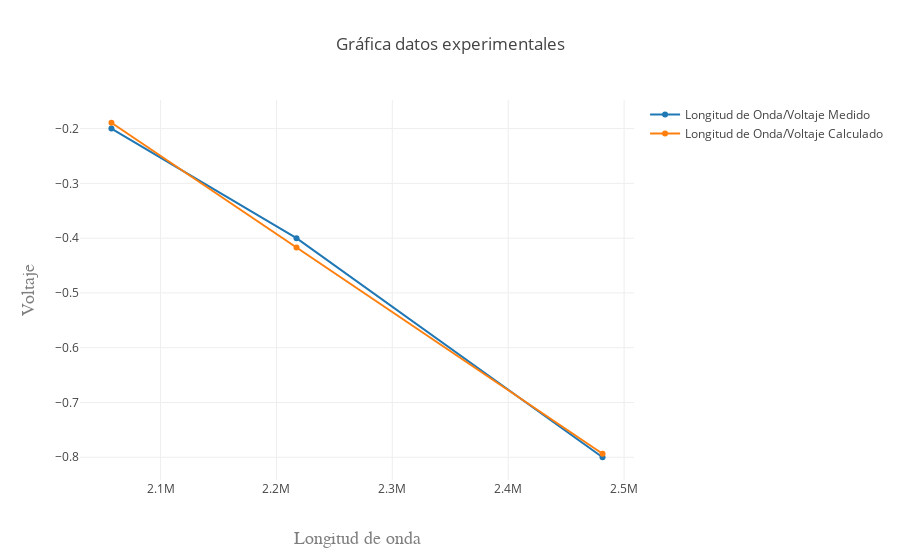

Notebook cell for this chart:
### Markdown cell above
Con estos valores recogidos, vamos a realizar el ajuste a una recta para realizar el calculo de la constante de Planck y φ.
Para relizarlo, vamos a utilizar el paquete "regression".
Este paquete tambien esta disponible en UNPKG.
UNPKG es un respositorio global, accesible y rápido vía URL, que apoyandose en CDNs mejora el rendimiento de nuestro hosting.
Está licenciado por GPL y es gratuito por lo que su uso es cada vez mas extendido aunque aún esta por debajo de otros servicios de la misma naturaleza como pueden ser jsDelivr o cdnjs.
Los CDNs, ("Content Delivery Network"), son servidores de contenido dispersos geograficamente por la red para agilizar y liberar a nuestro hosting de la descarga de recursos como código JavaScript, CSS.. optimizando el acceso a la Web.

### Code cell
var data =[ {
   x: waveLengthInverse,
   y: voltageMeasured,
   name: 'Longitud de Onda/Voltaje Medido',
   mode: 'lines+markers',
   type: 'scatter'},     
   {
   x: waveLengthInverse,
   y: braking_voltage,
   name: 'Longitud de Onda/Voltaje Calculado',
   mode: 'lines+markers',
   type: 'scatter'} 
   ];

var layout = {
  title: 'Gráfica datos experimentales',
  xaxis: { title: 'Longitud de onda',
    titlefont: { family: 'Courier New, monospace', size: 18, color: '#7f7f7f' }
  },
  yaxis: {
    title: 'Voltaje', titlefont: {
      family: 'Courier New, monospace', size: 18, color: '#7f7f7f' }
  }
};

 Plotly(data,layout);

### Figure 1 — Plotly figure (JSON) as saved in the notebook; plotly's stock layout.template omitted (floating-point values rounded to 4 significant figures)
{"data": [{"x": [2058000.0, 2217000.0, 2481000.0], "y": [-0.2, -0.4, -0.8], "name": "Longitud de Onda/Voltaje Medido", "mode": "lines+markers", "type": "scatter"}, {"x": [2058000.0, 2217000.0, 2481000.0], "y": [-0.1894, -0.417, -0.7936], "name": "Longitud de Onda/Voltaje Calculado", "mode": "lines+markers", "type": "scatter"}], "layout": {"title": "Gráfica datos experimentales", "xaxis": {"title": "Longitud de onda", "titlefont": {"family": "Courier New, monospace", "size": 18, "color": "#7f7f7f"}}, "yaxis": {"title": "Voltaje", "titlefont": {"family": "Courier New, monospace", "size": 18, "color": "#7f7f7f"}}}}
